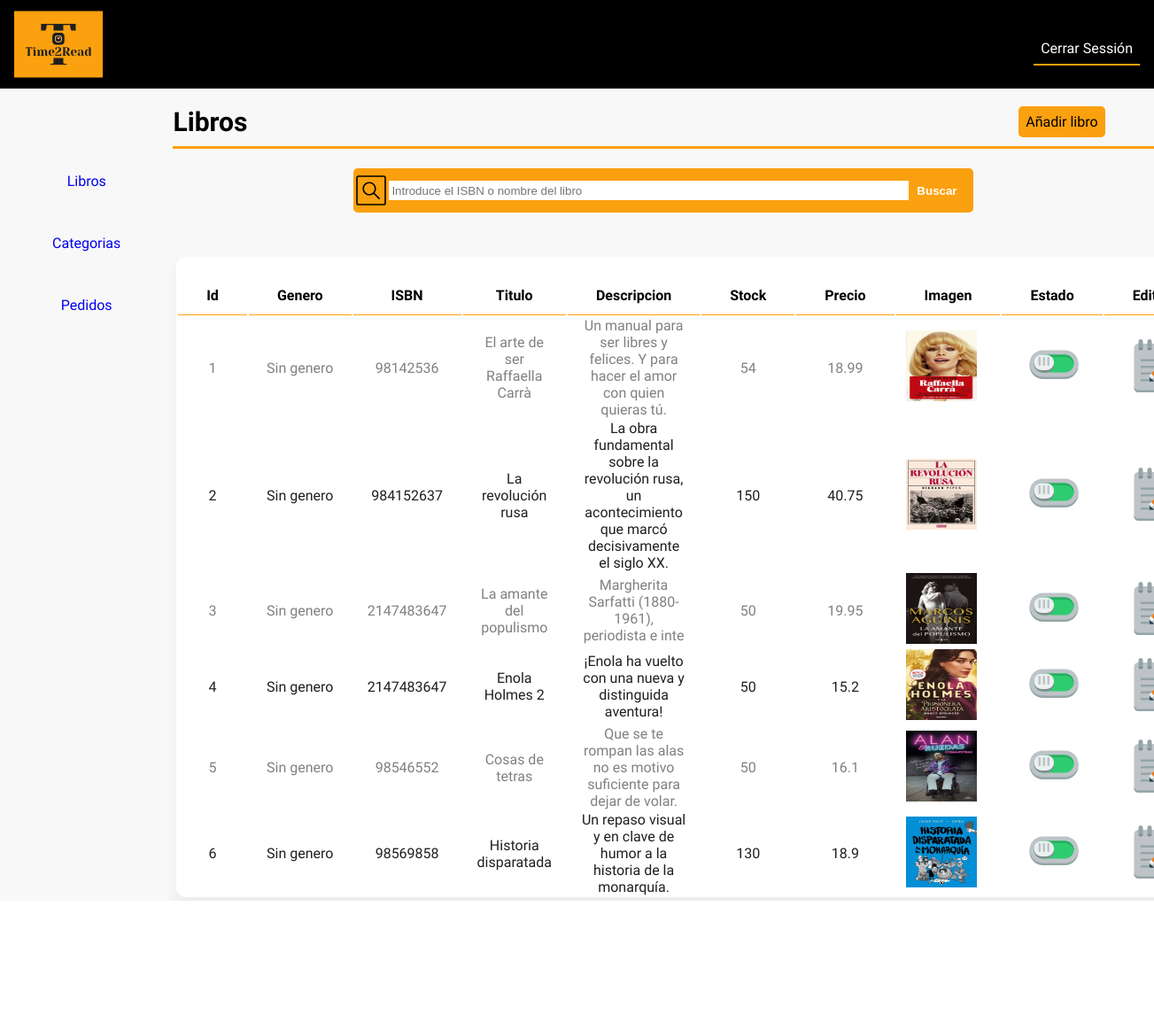
Screenshot of /index.php?controller=Libro&action=mostrarLibros (signed in) with the database file from the repository.
### tables this page shows
CREATE TABLE `articulo` (
  `id_articulo` int(11) NOT NULL,
  `fk_id_genero` int(11) NOT NULL,
  `isbn` int(13) NOT NULL,
  `nombre` varchar(100) NOT NULL,
  `descripcion_short` varchar(255) NOT NULL,
  `descripcion` varchar(10000) NOT NULL,
  `stock` int(11) NOT NULL,
  `precio_venta` float NOT NULL,
  `imagen` varchar(50) NOT NULL,
  `destacado` tinyint(1) NOT NULL DEFAULT 0,
  `estado` tinyint(1) NOT NULL
);

CREATE TABLE `generos` (
  `id_genero` int(11) NOT NULL,
  `nombre` varchar(50) NOT NULL,
  `estado` tinyint(1) NOT NULL
);

### controllers/LibroController.php (called while the page is built, shortened)
<?php
require "models/libro.php";
class LibroController
{
    public function mostrarLibros()
    {
        require_once "views/adminPanel/menu.php";
        $libro = new Libro();
        $catalogo = $libro->obtenerCatalogo();
        require_once "views/adminPanel/tablaLibros.php";
    }
}

### models/database.php (called while the page is built, shortened)
<?php
class Database{
    public function __construct(){
        $servername = "localhost";
        $dbname= "biblioteca";
        $username = "root";
        $password = "";
        try{
		$this->db = new PDO("mysql:host=$servername;dbname=$dbname",$username, $password);
        }
        catch(PDOException $error)
        {
            echo "Connection failed: ". $error->getMessage();
        }
    }
}

### models/libro.php (called while the page is built, shortened)
<?php
require_once("database.php");
class Libro extends Database
{
    public function obtenerCatalogo()
    {
        $consulta = $this->db->prepare("SELECT id_articulo, generos.nombre AS genero, isbn, articulo.nombre, descripcion_short, descripcion, stock, precio_venta, imagen, articulo.estado  FROM articulo INNER JOIN generos ON articulo.fk_id_genero = generos.id_genero");
        $consulta->execute();
        $resultado = $consulta->fetchAll();
        return $resultado;
    }
}

### views/adminPanel/tablaLibros.php (the view)
<?php
echo "
<div class='admin-panel-content-container'>
<div class='admin-panel-title-container'>
    <h1 class='admin-panel-title'>Libros</h1>
    <a class='admin-panel-add-link' href='index.php?controller=Libro&action=mostrarAnadirLibro'>Añadir libro</a><br>
    <div class='orange-line'></div>
</div>";
require_once "views/adminPanel/buscadorLibros.php";
echo    "<table class='admin-panel-page-table'>
    <tr>
        <th>Id</th>
        <th>Genero</th>
        <th>ISBN</th>
        <th>Titulo</th>
        <th>Descripcion</th>
        <th>Stock</th>
        <th>Precio</th>
        <th>Imagen</th>
        <th>Estado</th>
        <th>Editar</th>
    </tr>";
foreach ($catalogo as $libro) {
    echo " <tr>
        <td class='text'>" . $libro['id_articulo'] . "</td>
        <td class='text'>" . $libro['genero'] . "</td>
        <td class='text'>" . $libro['isbn'] . "</td>
        <td class='text'>" . $libro['nombre'] . "</td>
        <td class='text'>" . $libro['descripcion_short'] . "</td>
        <td class='text'>" . $libro['stock'] . "</td>
        <td class='text'>" . $libro['precio_venta'] . "</td>
        <td><img class='libroicon' src='" . $libro['imagen'] . "'></td>";
    if ($libro['estado']) {
        echo "<td><a href='index.php?controller=Libro&action=desactivarLibro&id=" . $libro['id_articulo'] . "''><img class='control-icons' src='img/on.svg'></a></td>";
    } else {
        echo "<td><a href='index.php?controller=Libro&action=activarLibro&id=" . $libro['id_articulo'] . "'><img class='control-icons' src='img/off.svg'></a></td>";
    }
    echo "
        <td><a href='index.php?controller=Libro&action=mostrarEditarLibro&id=" . $libro['id_articulo'] . "''><img class='control-icons' src='img/edit.svg'></a></td>
        </tr>";
}
echo "</table>
</div>";

### style.css (style rules this page uses)
* { margin: 0; padding: 0; }
body { height: 100%; font-family: 'Source Sans Pro', sans-serif; background-color: #f8f8f8; }
a { text-decoration: none; }
.admin-panel-content-container { display: flex; flex-direction: column; width: 85%; float: right; align-items: center; }
.admin-panel-title-container { padding-top: 20px; padding-bottom: 20px; width: 100%; height: 50px; float: right; }
.admin-panel-title { display: inline-block; font-size: 30px; }
.orange-line { width: 100%; height: 3px; background-color: #FBA00E; margin-top: 10px; }
.admin-panel-add-link { display: block; float: right; background-color: #FBA00E; color: black; padding: 8px; margin-right: 5%; border-radius: 5px; }
.admin-panel-page-table { margin-left: 5%; display: inline-block; background-color: white; border-radius: 10px; margin-top: 50px; margin-bottom: 50px; box-shadow: 0px 15px 16.83px 0.17px rgba(0, 0, 0, 0.05); }
.admin-panel-page-table th { color: black; border-bottom: 1px solid #FBA00E; padding: 2rem 2rem 0.75rem 2rem; }
.admin-panel-page-table tr:nth-child(odd) { color: #1F1F1F; }
.admin-panel-page-table tr:nth-child(even) { color: gray; }
.text { padding: 0rem 1rem 0rem 1rem; text-align: center; height: 60px; max-width: 100px; }
.libroicon { width: 80px; height: 80px; padding-left: 10%; }
.control-icons { width: 60px; height: 60px; padding-left: 25%; }
footer { height: 100px; background-color: black; color: white; width: 100%; bottom: 0; position: relative; display: flex; align-items: center; justify-content: center; }
.footer-link { color: white; margin-left: 20px; }

### rows the page displays
articulo: id_articulo "1", fk_id_genero.nombre "Sin genero", isbn "98142536", nombre "El arte de ser Raffaella Carrà", descripcion_short "Un manual para ser libres y felices. Y para hacer el amor con quien quieras tú.", stock "54", precio_venta "18.99", imagen (picture), estado 1 (drawn)
articulo: id_articulo "2", fk_id_genero.nombre "Sin genero", isbn "984152637", nombre "La revolución rusa", descripcion_short "La obra fundamental sobre la revolución rusa, un acontecimiento que marcó decisivamente el siglo XX.", stock "150", precio_venta "40.75", imagen (picture), estado 1 (drawn)
articulo: id_articulo "3", fk_id_genero.nombre "Sin genero", isbn "2147483647", nombre "La amante del populismo", descripcion_short "Margherita Sarfatti (1880-1961), periodista e inte", stock "50", precio_venta "19.95", imagen (picture), estado 1 (drawn)
articulo: id_articulo "4", fk_id_genero.nombre "Sin genero", isbn "2147483647", nombre "Enola Holmes 2", descripcion_short "¡Enola ha vuelto con una nueva y distinguida aventura!", stock "50", precio_venta "15.2", imagen (picture), estado 1 (drawn)
articulo: id_articulo "5", fk_id_genero.nombre "Sin genero", isbn "98546552", nombre "Cosas de tetras", descripcion_short "Que se te rompan las alas no es motivo suficiente para dejar de volar.", stock "50", precio_venta "16.1", imagen (picture), estado 1 (drawn)
articulo: id_articulo "6", fk_id_genero.nombre "Sin genero", isbn "98569858", nombre "Historia disparatada", descripcion_short "Un repaso visual y en clave de humor a la historia de la monarquía.", stock "130", precio_venta "18.9", imagen (picture), estado 1 (drawn)
